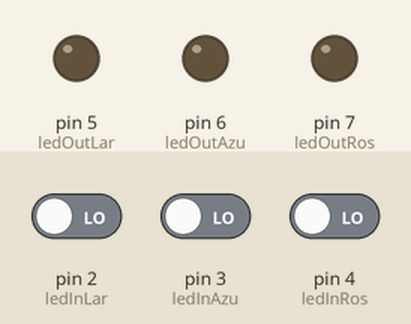
Recording of a sketch running on a simulated Arduino Uno, built with avr-gcc and run on an emulated ATmega328P. Shown: output pins drawn as LEDs (lit = HIGH). The test bench sets the inputs (shaded band); at power-on: pin 2 (ledInLar) LOW, pin 3 (ledInAzu) LOW, pin 4 (ledInRos) LOW.

Above: at 1.2 s.
1.3 s: pin 2 (ledInLar) driven HIGH
At 2.5 s:
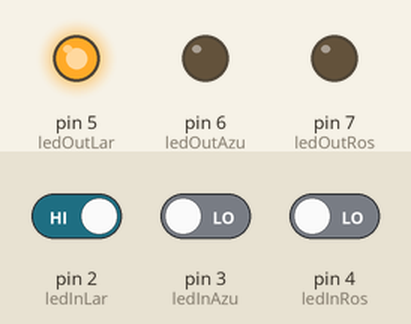
2.8 s: pin 2 (ledInLar) driven LOW
At 3.7 s:
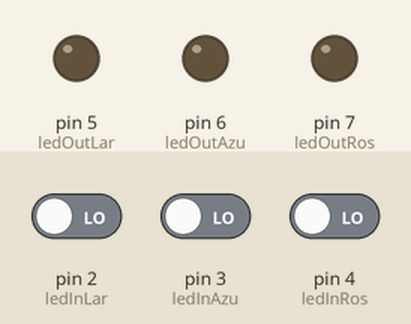
4.3 s: pin 3 (ledInAzu) driven HIGH
At 4.8 s:
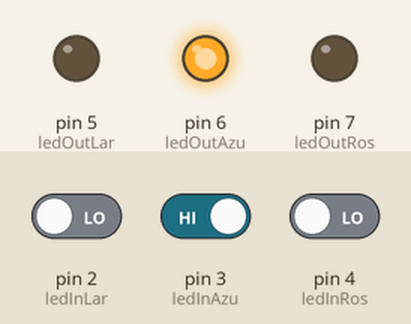
5.8 s: pin 2 (ledInLar) driven HIGH
At 7.0 s:
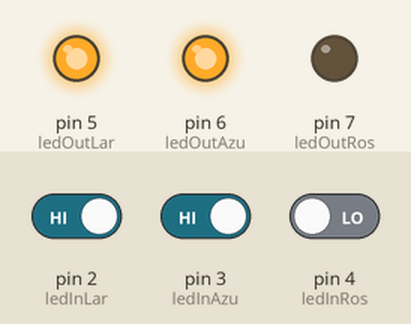
7.3 s: pin 2 (ledInLar) driven LOW and pin 3 (ledInAzu) driven LOW and pin 4 (ledInRos) driven HIGH
At 8.3 s:
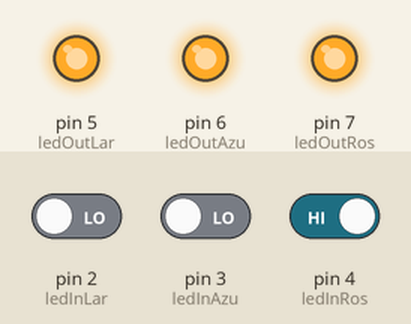
8.8 s: pin 4 (ledInRos) driven LOW
At 9.5 s:
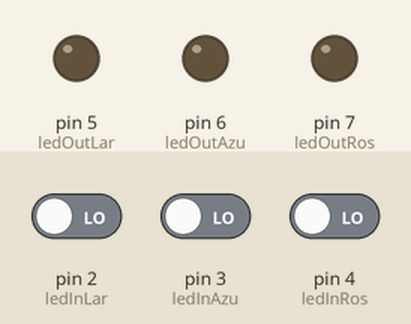
Timing chart, 0 to 11.3 s (numbered marks = the images above; inputs shaded):
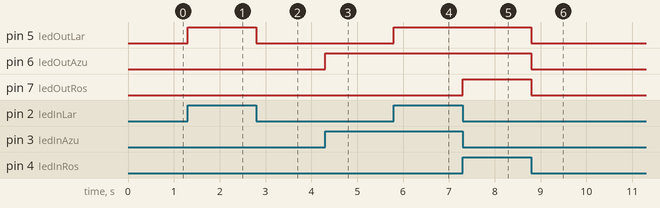

The sketch:

atividade021.ino
```cpp
//Criação de variaveis globais
//LedInXXX é a variavel que consta o numero das portas de entrada
//LedOutXXX é a variavel que consta o numero das portas de saidas
//LedSinXXX é a variavel que consta o sinal das portas

int ledInLar = 2;
int ledOutLar = 5;
int ledInAzu = 3;
int ledOutAzu = 6;
int ledInRos = 4;
int ledOutRos = 7;
int ledSinLar, ledSinAzu, ledSinRos = 0;

void setup()
{
  //setando as entradas e saidas de informação
  pinMode(ledInLar, INPUT);
  pinMode(ledInAzu, INPUT);
  pinMode(ledInRos, INPUT);
  pinMode(ledOutLar, OUTPUT);
  pinMode(ledOutAzu, OUTPUT);
  pinMode(ledOutRos, OUTPUT);
}

void loop()
{
  //lendo e amarzenando os valores recebidos dos botões
  //var = digitalRead(porta);

  ledSinLar = digitalRead(ledInLar);
  ledSinAzu = digitalRead(ledInAzu);
  ledSinRos = digitalRead(ledInRos);

  // testando qual botão está ligado para que possa ser enviado a informação para o arduino 2
	if (ledSinLar == 1) {
  		digitalWrite(ledOutLar, HIGH);
	}
	else if (ledSinAzu == 1) {
  		digitalWrite(ledOutAzu, HIGH);
	}
  	else if (ledSinRos == 1) {
  		digitalWrite(ledOutRos, HIGH);
	}
	else {
  		digitalWrite(ledOutLar, LOW);
        digitalWrite(ledOutAzu, LOW);
        digitalWrite(ledOutRos, LOW);
	}

}
```

Measured:
- after the input at 1.3 s, pin 5 (ledOutLar): LOW → HIGH at once
- after the input at 2.8 s, pin 5 (ledOutLar): HIGH → LOW at once
- after the input at 4.3 s, pin 6 (ledOutAzu): LOW → HIGH at once
- after the input at 5.8 s, pin 5 (ledOutLar): LOW → HIGH at once
- after the input at 7.3 s, pin 7 (ledOutRos): LOW → HIGH at once
- after the input at 8.8 s, pin 5 (ledOutLar), pin 6 (ledOutAzu), pin 7 (ledOutRos): HIGH → LOW at once
